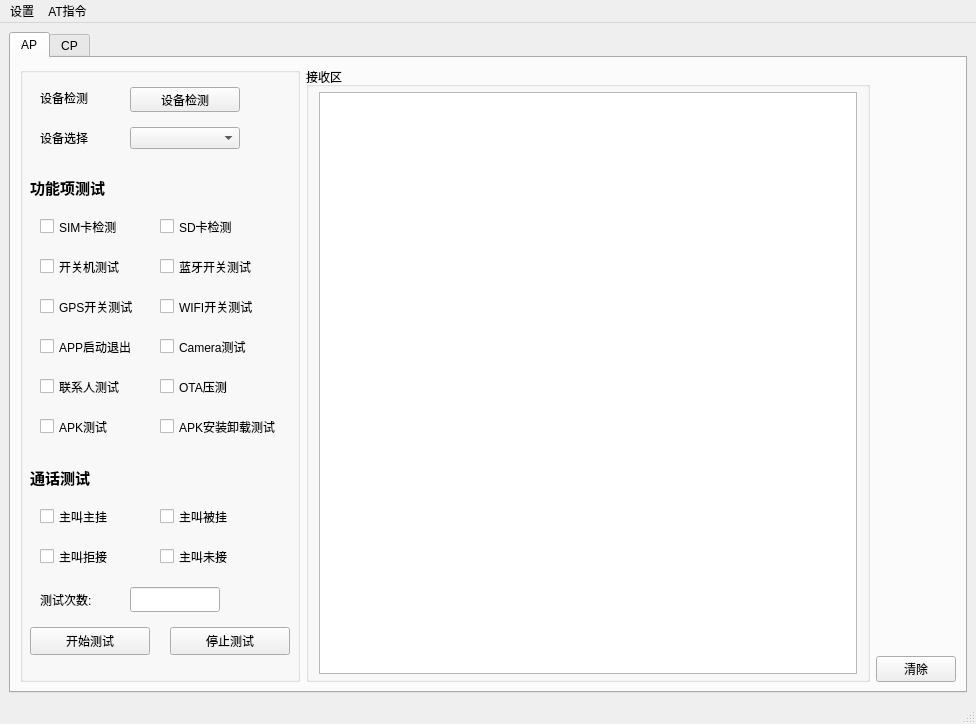
<?xml version="1.0" encoding="UTF-8"?>
<ui version="4.0">
 <class>MainWindow</class>
 <widget class="QMainWindow" name="MainWindow">
  <property name="geometry">
   <rect>
    <x>0</x>
    <y>0</y>
    <width>976</width>
    <height>724</height>
   </rect>
  </property>
  <property name="windowTitle">
   <string>MainWindow</string>
  </property>
  <widget class="QWidget" name="centralwidget">
   <layout class="QHBoxLayout" name="horizontalLayout">
    <item>
     <widget class="QTabWidget" name="tabWidget">
      <property name="sizePolicy">
       <sizepolicy hsizetype="Expanding" vsizetype="Expanding">
        <horstretch>0</horstretch>
        <verstretch>2</verstretch>
       </sizepolicy>
      </property>
      <property name="minimumSize">
       <size>
        <width>200</width>
        <height>0</height>
       </size>
      </property>
      <property name="currentIndex">
       <number>0</number>
      </property>
      <widget class="QWidget" name="AP_2">
       <attribute name="title">
        <string>AP</string>
       </attribute>
       <layout class="QHBoxLayout" name="horizontalLayout_5">
        <item>
         <widget class="QGroupBox" name="GroupBox_AP_test">
          <property name="sizePolicy">
           <sizepolicy hsizetype="Preferred" vsizetype="Expanding">
            <horstretch>0</horstretch>
            <verstretch>0</verstretch>
           </sizepolicy>
          </property>
          <property name="minimumSize">
           <size>
            <width>280</width>
            <height>0</height>
           </size>
          </property>
          <property name="maximumSize">
           <size>
            <width>16777215</width>
            <height>16777215</height>
           </size>
          </property>
          <property name="title">
           <string/>
          </property>
          <widget class="QLabel" name="Label_dev_check">
           <property name="geometry">
            <rect>
             <x>20</x>
             <y>10</y>
             <width>61</width>
             <height>41</height>
            </rect>
           </property>
           <property name="sizePolicy">
            <sizepolicy hsizetype="Expanding" vsizetype="Expanding">
             <horstretch>0</horstretch>
             <verstretch>0</verstretch>
            </sizepolicy>
           </property>
           <property name="font">
            <font>
             <family>Agency FB</family>
             <pointsize>9</pointsize>
            </font>
           </property>
           <property name="text">
            <string>设备检测</string>
           </property>
          </widget>
          <widget class="QPushButton" name="Btn_dev_check">
           <property name="geometry">
            <rect>
             <x>110</x>
             <y>20</y>
             <width>110</width>
             <height>25</height>
            </rect>
           </property>
           <property name="sizePolicy">
            <sizepolicy hsizetype="Expanding" vsizetype="Expanding">
             <horstretch>0</horstretch>
             <verstretch>0</verstretch>
            </sizepolicy>
           </property>
           <property name="text">
            <string>设备检测</string>
           </property>
          </widget>
          <widget class="QComboBox" name="ComboBox_dev_select">
           <property name="geometry">
            <rect>
             <x>110</x>
             <y>60</y>
             <width>110</width>
             <height>22</height>
            </rect>
           </property>
           <property name="sizePolicy">
            <sizepolicy hsizetype="Expanding" vsizetype="Expanding">
             <horstretch>0</horstretch>
             <verstretch>0</verstretch>
            </sizepolicy>
           </property>
          </widget>
          <widget class="QCheckBox" name="CheckBox_SIM_test">
           <property name="geometry">
            <rect>
             <x>20</x>
             <y>150</y>
             <width>91</width>
             <height>19</height>
            </rect>
           </property>
           <property name="statusTip">
            <string>检测SIM卡状态</string>
           </property>
           <property name="text">
            <string>SIM卡检测</string>
           </property>
          </widget>
          <widget class="QCheckBox" name="CheckBox_reboot_test">
           <property name="geometry">
            <rect>
             <x>20</x>
             <y>190</y>
             <width>101</width>
             <height>19</height>
            </rect>
           </property>
           <property name="statusTip">
            <string>开关机重启</string>
           </property>
           <property name="text">
            <string>开关机测试</string>
           </property>
          </widget>
          <widget class="QLabel" name="Label_dev_select">
           <property name="geometry">
            <rect>
             <x>20</x>
             <y>50</y>
             <width>61</width>
             <height>41</height>
            </rect>
           </property>
           <property name="sizePolicy">
            <sizepolicy hsizetype="Expanding" vsizetype="Expanding">
             <horstretch>0</horstretch>
             <verstretch>0</verstretch>
            </sizepolicy>
           </property>
           <property name="font">
            <font>
             <family>Agency FB</family>
             <pointsize>9</pointsize>
            </font>
           </property>
           <property name="text">
            <string>设备选择</string>
           </property>
          </widget>
          <widget class="QCheckBox" name="CheckBox_SDcard_test">
           <property name="geometry">
            <rect>
             <x>140</x>
             <y>150</y>
             <width>91</width>
             <height>19</height>
            </rect>
           </property>
           <property name="statusTip">
            <string>检测SD卡状态</string>
           </property>
           <property name="text">
            <string>SD卡检测</string>
           </property>
          </widget>
          <widget class="QCheckBox" name="CheckBox_BT_test">
           <property name="geometry">
            <rect>
             <x>140</x>
             <y>190</y>
             <width>121</width>
             <height>19</height>
            </rect>
           </property>
           <property name="text">
            <string>蓝牙开关测试</string>
           </property>
          </widget>
          <widget class="QCheckBox" name="CheckBox_GPS_test">
           <property name="geometry">
            <rect>
             <x>20</x>
             <y>230</y>
             <width>111</width>
             <height>19</height>
            </rect>
           </property>
           <property name="text">
            <string>GPS开关测试</string>
           </property>
          </widget>
          <widget class="QCheckBox" name="CheckBox_AP_caller_hang_up_test">
           <property name="geometry">
            <rect>
             <x>20</x>
             <y>440</y>
             <width>91</width>
             <height>19</height>
            </rect>
           </property>
           <property name="statusTip">
            <string>主叫对端，接通后，主动挂断</string>
           </property>
           <property name="text">
            <string>主叫主挂</string>
           </property>
          </widget>
          <widget class="QCheckBox" name="CheckBox_AP_caller_was_hang_up_test">
           <property name="geometry">
            <rect>
             <x>140</x>
             <y>440</y>
             <width>91</width>
             <height>19</height>
            </rect>
           </property>
           <property name="statusTip">
            <string>主叫对端，接通后，对端挂断</string>
           </property>
           <property name="text">
            <string>主叫被挂</string>
           </property>
          </widget>
          <widget class="QCheckBox" name="CheckBox_AP_caller_was_refused_test">
           <property name="geometry">
            <rect>
             <x>20</x>
             <y>480</y>
             <width>91</width>
             <height>19</height>
            </rect>
           </property>
           <property name="statusTip">
            <string>主叫对端，对端拒接</string>
           </property>
           <property name="text">
            <string>主叫拒接</string>
           </property>
          </widget>
          <widget class="QCheckBox" name="CheckBox_AP_no_answer_test">
           <property name="geometry">
            <rect>
             <x>140</x>
             <y>480</y>
             <width>91</width>
             <height>19</height>
            </rect>
           </property>
           <property name="statusTip">
            <string>主叫对端，对端未接听，直至超时挂断</string>
           </property>
           <property name="text">
            <string>主叫未接</string>
           </property>
          </widget>
          <widget class="QPushButton" name="Btn_AP_runTest">
           <property name="enabled">
            <bool>true</bool>
           </property>
           <property name="geometry">
            <rect>
             <x>10</x>
             <y>560</y>
             <width>120</width>
             <height>28</height>
            </rect>
           </property>
           <property name="sizePolicy">
            <sizepolicy hsizetype="Fixed" vsizetype="Fixed">
             <horstretch>0</horstretch>
             <verstretch>0</verstretch>
            </sizepolicy>
           </property>
           <property name="minimumSize">
            <size>
             <width>0</width>
             <height>0</height>
            </size>
           </property>
           <property name="maximumSize">
            <size>
             <width>150</width>
             <height>16777215</height>
            </size>
           </property>
           <property name="statusTip">
            <string>测试项：{}   测试次数：{}</string>
           </property>
           <property name="layoutDirection">
            <enum>Qt::LeftToRight</enum>
           </property>
           <property name="text">
            <string>开始测试</string>
           </property>
           <property name="setAlignment" stdset="0">
            <string>Qt.AlignCenter</string>
           </property>
          </widget>
          <widget class="QPushButton" name="Btn_AP_stopTest">
           <property name="geometry">
            <rect>
             <x>150</x>
             <y>560</y>
             <width>120</width>
             <height>28</height>
            </rect>
           </property>
           <property name="statusTip">
            <string>当前测试完成后结束测试</string>
           </property>
           <property name="text">
            <string>停止测试</string>
           </property>
          </widget>
          <widget class="QLabel" name="Label_call_test_title">
           <property name="geometry">
            <rect>
             <x>10</x>
             <y>400</y>
             <width>81</width>
             <height>21</height>
            </rect>
           </property>
           <property name="font">
            <font>
             <family>微软雅黑</family>
             <pointsize>11</pointsize>
             <weight>75</weight>
             <bold>true</bold>
            </font>
           </property>
           <property name="text">
            <string>通话测试</string>
           </property>
          </widget>
          <widget class="QLabel" name="Label_AP_test_times">
           <property name="geometry">
            <rect>
             <x>20</x>
             <y>520</y>
             <width>72</width>
             <height>25</height>
            </rect>
           </property>
           <property name="text">
            <string>测试次数:</string>
           </property>
          </widget>
          <widget class="QLineEdit" name="LineEdit_AP_test_times">
           <property name="geometry">
            <rect>
             <x>110</x>
             <y>520</y>
             <width>90</width>
             <height>25</height>
            </rect>
           </property>
          </widget>
          <widget class="QLabel" name="Label_func_test_title">
           <property name="geometry">
            <rect>
             <x>10</x>
             <y>110</y>
             <width>101</width>
             <height>21</height>
            </rect>
           </property>
           <property name="font">
            <font>
             <family>微软雅黑</family>
             <pointsize>11</pointsize>
             <weight>75</weight>
             <bold>true</bold>
            </font>
           </property>
           <property name="text">
            <string>功能项测试</string>
           </property>
          </widget>
          <widget class="QCheckBox" name="CheckBox_WIFI_test">
           <property name="geometry">
            <rect>
             <x>140</x>
             <y>230</y>
             <width>121</width>
             <height>19</height>
            </rect>
           </property>
           <property name="text">
            <string>WIFI开关测试</string>
           </property>
          </widget>
          <widget class="QCheckBox" name="CheckBox_APP_startexit_test">
           <property name="geometry">
            <rect>
             <x>20</x>
             <y>270</y>
             <width>111</width>
             <height>19</height>
            </rect>
           </property>
           <property name="text">
            <string>APP启动退出</string>
           </property>
          </widget>
          <widget class="QCheckBox" name="CheckBox_Camera_test">
           <property name="geometry">
            <rect>
             <x>140</x>
             <y>270</y>
             <width>111</width>
             <height>19</height>
            </rect>
           </property>
           <property name="text">
            <string>Camera测试</string>
           </property>
          </widget>
          <widget class="QCheckBox" name="CheckBox_Contact_test">
           <property name="geometry">
            <rect>
             <x>20</x>
             <y>310</y>
             <width>111</width>
             <height>19</height>
            </rect>
           </property>
           <property name="text">
            <string>联系人测试</string>
           </property>
          </widget>
          <widget class="QCheckBox" name="CheckBox_OTA_test">
           <property name="geometry">
            <rect>
             <x>140</x>
             <y>310</y>
             <width>111</width>
             <height>19</height>
            </rect>
           </property>
           <property name="text">
            <string>OTA压测</string>
           </property>
          </widget>
          <widget class="QCheckBox" name="CheckBox_APKoper_test">
           <property name="geometry">
            <rect>
             <x>20</x>
             <y>350</y>
             <width>111</width>
             <height>19</height>
            </rect>
           </property>
           <property name="text">
            <string>APK测试</string>
           </property>
          </widget>
          <widget class="QCheckBox" name="CheckBox_APK_install_test">
           <property name="geometry">
            <rect>
             <x>140</x>
             <y>350</y>
             <width>141</width>
             <height>19</height>
            </rect>
           </property>
           <property name="text">
            <string>APK安装卸载测试</string>
           </property>
          </widget>
         </widget>
        </item>
        <item>
         <layout class="QVBoxLayout" name="AP_verLayout_recv">
          <property name="sizeConstraint">
           <enum>QLayout::SetDefaultConstraint</enum>
          </property>
          <property name="leftMargin">
           <number>0</number>
          </property>
          <property name="topMargin">
           <number>0</number>
          </property>
          <property name="rightMargin">
           <number>0</number>
          </property>
          <property name="bottomMargin">
           <number>0</number>
          </property>
          <item>
           <widget class="QGroupBox" name="GroupBox_AP_recv">
            <property name="sizePolicy">
             <sizepolicy hsizetype="Expanding" vsizetype="Expanding">
              <horstretch>0</horstretch>
              <verstretch>3</verstretch>
             </sizepolicy>
            </property>
            <property name="minimumSize">
             <size>
              <width>300</width>
              <height>0</height>
             </size>
            </property>
            <property name="title">
             <string>接收区</string>
            </property>
            <layout class="QVBoxLayout" name="verticalLayout_5" stretch="0">
             <property name="leftMargin">
              <number>10</number>
             </property>
             <property name="topMargin">
              <number>5</number>
             </property>
             <property name="rightMargin">
              <number>10</number>
             </property>
             <property name="bottomMargin">
              <number>5</number>
             </property>
             <item>
              <widget class="QTextBrowser" name="TextBrowser_AP_recv">
               <property name="minimumSize">
                <size>
                 <width>300</width>
                 <height>0</height>
                </size>
               </property>
               <property name="cursor" stdset="0">
                <cursorShape>ArrowCursor</cursorShape>
               </property>
               <property name="layoutDirection">
                <enum>Qt::RightToLeft</enum>
               </property>
               <property name="align" stdset="0">
                <string>center</string>
               </property>
              </widget>
             </item>
            </layout>
           </widget>
          </item>
         </layout>
        </item>
        <item>
         <layout class="QVBoxLayout" name="AP_verLayout_right_2">
          <item>
           <spacer name="AP_verticalSpacer">
            <property name="orientation">
             <enum>Qt::Vertical</enum>
            </property>
            <property name="sizeType">
             <enum>QSizePolicy::Preferred</enum>
            </property>
            <property name="sizeHint" stdset="0">
             <size>
              <width>0</width>
              <height>800</height>
             </size>
            </property>
           </spacer>
          </item>
          <item>
           <widget class="QPushButton" name="Btn_AP_clearBrowser">
            <property name="sizePolicy">
             <sizepolicy hsizetype="Minimum" vsizetype="Fixed">
              <horstretch>0</horstretch>
              <verstretch>5</verstretch>
             </sizepolicy>
            </property>
            <property name="statusTip">
             <string>清除接收区内容</string>
            </property>
            <property name="text">
             <string>清除</string>
            </property>
           </widget>
          </item>
         </layout>
        </item>
       </layout>
      </widget>
      <widget class="QWidget" name="CP_2">
       <attribute name="title">
        <string>CP</string>
       </attribute>
       <layout class="QHBoxLayout" name="horizontalLayout_3">
        <item>
         <widget class="QGroupBox" name="GroupBox_CP_test">
          <property name="sizePolicy">
           <sizepolicy hsizetype="Expanding" vsizetype="Expanding">
            <horstretch>1</horstretch>
            <verstretch>2</verstretch>
           </sizepolicy>
          </property>
          <property name="minimumSize">
           <size>
            <width>240</width>
            <height>0</height>
           </size>
          </property>
          <property name="maximumSize">
           <size>
            <width>180</width>
            <height>16777215</height>
           </size>
          </property>
          <property name="title">
           <string>串口状态</string>
          </property>
          <widget class="QPushButton" name="Btn_at_exec">
           <property name="geometry">
            <rect>
             <x>40</x>
             <y>220</y>
             <width>140</width>
             <height>25</height>
            </rect>
           </property>
           <property name="sizePolicy">
            <sizepolicy hsizetype="Expanding" vsizetype="Expanding">
             <horstretch>0</horstretch>
             <verstretch>0</verstretch>
            </sizepolicy>
           </property>
           <property name="text">
            <string>执行</string>
           </property>
          </widget>
          <widget class="QLabel" name="Label_port_check">
           <property name="geometry">
            <rect>
             <x>20</x>
             <y>10</y>
             <width>61</width>
             <height>41</height>
            </rect>
           </property>
           <property name="sizePolicy">
            <sizepolicy hsizetype="Expanding" vsizetype="Expanding">
             <horstretch>0</horstretch>
             <verstretch>0</verstretch>
            </sizepolicy>
           </property>
           <property name="font">
            <font>
             <family>Agency FB</family>
             <pointsize>9</pointsize>
            </font>
           </property>
           <property name="text">
            <string>串口检测</string>
           </property>
          </widget>
          <widget class="QPushButton" name="Btn_port_close">
           <property name="geometry">
            <rect>
             <x>120</x>
             <y>140</y>
             <width>90</width>
             <height>25</height>
            </rect>
           </property>
           <property name="sizePolicy">
            <sizepolicy hsizetype="Expanding" vsizetype="Expanding">
             <horstretch>0</horstretch>
             <verstretch>0</verstretch>
            </sizepolicy>
           </property>
           <property name="text">
            <string>关闭串口</string>
           </property>
          </widget>
          <widget class="QLabel" name="Label_port_select">
           <property name="geometry">
            <rect>
             <x>20</x>
             <y>50</y>
             <width>61</width>
             <height>41</height>
            </rect>
           </property>
           <property name="sizePolicy">
            <sizepolicy hsizetype="Expanding" vsizetype="Expanding">
             <horstretch>0</horstretch>
             <verstretch>0</verstretch>
            </sizepolicy>
           </property>
           <property name="font">
            <font>
             <family>Agency FB</family>
             <pointsize>9</pointsize>
            </font>
           </property>
           <property name="text">
            <string>串口选择</string>
           </property>
          </widget>
          <widget class="QPushButton" name="Btn_port_open">
           <property name="geometry">
            <rect>
             <x>20</x>
             <y>140</y>
             <width>90</width>
             <height>25</height>
            </rect>
           </property>
           <property name="sizePolicy">
            <sizepolicy hsizetype="Expanding" vsizetype="Expanding">
             <horstretch>0</horstretch>
             <verstretch>0</verstretch>
            </sizepolicy>
           </property>
           <property name="text">
            <string>打开串口</string>
           </property>
          </widget>
          <widget class="QComboBox" name="ComboBox_port_select">
           <property name="geometry">
            <rect>
             <x>110</x>
             <y>60</y>
             <width>90</width>
             <height>25</height>
            </rect>
           </property>
           <property name="sizePolicy">
            <sizepolicy hsizetype="Expanding" vsizetype="Expanding">
             <horstretch>0</horstretch>
             <verstretch>0</verstretch>
            </sizepolicy>
           </property>
           <property name="statusTip">
            <string>显示当前选择的串口</string>
           </property>
          </widget>
          <widget class="QPushButton" name="Btn_port_check">
           <property name="geometry">
            <rect>
             <x>110</x>
             <y>20</y>
             <width>90</width>
             <height>25</height>
            </rect>
           </property>
           <property name="sizePolicy">
            <sizepolicy hsizetype="Expanding" vsizetype="Expanding">
             <horstretch>0</horstretch>
             <verstretch>0</verstretch>
            </sizepolicy>
           </property>
           <property name="statusTip">
            <string>检测当前连接PC的串口</string>
           </property>
           <property name="text">
            <string>检测串口</string>
           </property>
          </widget>
          <widget class="QLabel" name="Label_baudrate">
           <property name="geometry">
            <rect>
             <x>20</x>
             <y>90</y>
             <width>61</width>
             <height>41</height>
            </rect>
           </property>
           <property name="sizePolicy">
            <sizepolicy hsizetype="Expanding" vsizetype="Expanding">
             <horstretch>0</horstretch>
             <verstretch>0</verstretch>
            </sizepolicy>
           </property>
           <property name="font">
            <font>
             <family>Agency FB</family>
             <pointsize>9</pointsize>
            </font>
           </property>
           <property name="text">
            <string>波特率</string>
           </property>
          </widget>
          <widget class="QComboBox" name="ComboBox_baudrate">
           <property name="geometry">
            <rect>
             <x>110</x>
             <y>100</y>
             <width>90</width>
             <height>25</height>
            </rect>
           </property>
           <property name="sizePolicy">
            <sizepolicy hsizetype="Expanding" vsizetype="Expanding">
             <horstretch>0</horstretch>
             <verstretch>0</verstretch>
            </sizepolicy>
           </property>
           <property name="statusTip">
            <string>显示当前选择的波特率</string>
           </property>
           <item>
            <property name="text">
             <string>115200</string>
            </property>
           </item>
           <item>
            <property name="text">
             <string>1200</string>
            </property>
           </item>
           <item>
            <property name="text">
             <string>2400</string>
            </property>
           </item>
           <item>
            <property name="text">
             <string>4800</string>
            </property>
           </item>
           <item>
            <property name="text">
             <string>9600</string>
            </property>
           </item>
           <item>
            <property name="text">
             <string>14400</string>
            </property>
           </item>
           <item>
            <property name="text">
             <string>19200</string>
            </property>
           </item>
           <item>
            <property name="text">
             <string>38400</string>
            </property>
           </item>
           <item>
            <property name="text">
             <string>56000</string>
            </property>
           </item>
           <item>
            <property name="text">
             <string>57600</string>
            </property>
           </item>
           <item>
            <property name="text">
             <string>128000</string>
            </property>
           </item>
           <item>
            <property name="text">
             <string>256000</string>
            </property>
           </item>
          </widget>
          <widget class="QLabel" name="Label_at_select">
           <property name="geometry">
            <rect>
             <x>20</x>
             <y>180</y>
             <width>54</width>
             <height>21</height>
            </rect>
           </property>
           <property name="sizePolicy">
            <sizepolicy hsizetype="Preferred" vsizetype="Expanding">
             <horstretch>0</horstretch>
             <verstretch>0</verstretch>
            </sizepolicy>
           </property>
           <property name="text">
            <string>AT指令</string>
           </property>
          </widget>
          <widget class="QComboBox" name="ComboBox_at_select">
           <property name="geometry">
            <rect>
             <x>80</x>
             <y>180</y>
             <width>120</width>
             <height>25</height>
            </rect>
           </property>
           <property name="sizePolicy">
            <sizepolicy hsizetype="Expanding" vsizetype="Expanding">
             <horstretch>0</horstretch>
             <verstretch>0</verstretch>
            </sizepolicy>
           </property>
           <property name="statusTip">
            <string>显示当前准备发送的AT指令</string>
           </property>
          </widget>
          <widget class="QPushButton" name="Btn_CP_runTest">
           <property name="geometry">
            <rect>
             <x>10</x>
             <y>530</y>
             <width>100</width>
             <height>25</height>
            </rect>
           </property>
           <property name="statusTip">
            <string>测试项：{}   测试次数：{}</string>
           </property>
           <property name="text">
            <string>开始</string>
           </property>
          </widget>
          <widget class="QPushButton" name="Btn_CP_stopTest">
           <property name="geometry">
            <rect>
             <x>130</x>
             <y>530</y>
             <width>100</width>
             <height>25</height>
            </rect>
           </property>
           <property name="statusTip">
            <string>当前测试完成后结束测试</string>
           </property>
           <property name="text">
            <string>停止</string>
           </property>
          </widget>
          <widget class="QRadioButton" name="CheckBox_CP_caller_hang_up_test">
           <property name="geometry">
            <rect>
             <x>20</x>
             <y>320</y>
             <width>219</width>
             <height>19</height>
            </rect>
           </property>
           <property name="statusTip">
            <string>主叫对端，接通后，主动挂断</string>
           </property>
           <property name="text">
            <string>主叫主挂</string>
           </property>
          </widget>
          <widget class="QRadioButton" name="CheckBox_CP_caller_was_hang_up_test">
           <property name="geometry">
            <rect>
             <x>20</x>
             <y>360</y>
             <width>219</width>
             <height>19</height>
            </rect>
           </property>
           <property name="statusTip">
            <string>主叫对端，接通后，对端挂断</string>
           </property>
           <property name="text">
            <string>主叫被挂</string>
           </property>
          </widget>
          <widget class="QRadioButton" name="CheckBox_CP_no_answer_test">
           <property name="geometry">
            <rect>
             <x>20</x>
             <y>440</y>
             <width>219</width>
             <height>19</height>
            </rect>
           </property>
           <property name="statusTip">
            <string>主叫对端，对端未接听，直至超时挂断</string>
           </property>
           <property name="text">
            <string>主叫未接</string>
           </property>
          </widget>
          <widget class="QRadioButton" name="CheckBox_CP_caller_was_refused_test">
           <property name="geometry">
            <rect>
             <x>20</x>
             <y>400</y>
             <width>219</width>
             <height>19</height>
            </rect>
           </property>
           <property name="statusTip">
            <string>主叫对端，对端拒接</string>
           </property>
           <property name="text">
            <string>主叫拒接</string>
           </property>
          </widget>
          <widget class="QLabel" name="Label_CP_test_times">
           <property name="geometry">
            <rect>
             <x>20</x>
             <y>480</y>
             <width>60</width>
             <height>25</height>
            </rect>
           </property>
           <property name="text">
            <string>测试次数</string>
           </property>
          </widget>
          <widget class="QLineEdit" name="LineEdit_CP_test_times">
           <property name="geometry">
            <rect>
             <x>100</x>
             <y>480</y>
             <width>90</width>
             <height>25</height>
            </rect>
           </property>
          </widget>
          <widget class="QLabel" name="Label_CP_calling_test_title">
           <property name="geometry">
            <rect>
             <x>10</x>
             <y>280</y>
             <width>72</width>
             <height>21</height>
            </rect>
           </property>
           <property name="font">
            <font>
             <family>微软雅黑</family>
             <pointsize>11</pointsize>
             <weight>75</weight>
             <bold>true</bold>
            </font>
           </property>
           <property name="text">
            <string>通话测试</string>
           </property>
          </widget>
         </widget>
        </item>
        <item>
         <layout class="QVBoxLayout" name="verticalLayout_CP_recv">
          <item>
           <widget class="QGroupBox" name="GroupBox_CP_recv">
            <property name="sizePolicy">
             <sizepolicy hsizetype="Expanding" vsizetype="Expanding">
              <horstretch>9</horstretch>
              <verstretch>6</verstretch>
             </sizepolicy>
            </property>
            <property name="title">
             <string>接收区</string>
            </property>
            <layout class="QVBoxLayout" name="verticalLayout_8">
             <property name="topMargin">
              <number>5</number>
             </property>
             <property name="bottomMargin">
              <number>5</number>
             </property>
             <item>
              <widget class="QTextBrowser" name="TextBrowser_CP_recv"/>
             </item>
            </layout>
           </widget>
          </item>
          <item>
           <widget class="QGroupBox" name="GroupBox_CP_send">
            <property name="sizePolicy">
             <sizepolicy hsizetype="Expanding" vsizetype="Expanding">
              <horstretch>0</horstretch>
              <verstretch>2</verstretch>
             </sizepolicy>
            </property>
            <property name="title">
             <string>发送区</string>
            </property>
            <layout class="QGridLayout" name="gridLayout">
             <item row="0" column="0">
              <widget class="QTextEdit" name="TextBrowser_CP_send">
               <property name="sizePolicy">
                <sizepolicy hsizetype="Expanding" vsizetype="Expanding">
                 <horstretch>0</horstretch>
                 <verstretch>0</verstretch>
                </sizepolicy>
               </property>
              </widget>
             </item>
            </layout>
           </widget>
          </item>
         </layout>
        </item>
        <item>
         <layout class="QVBoxLayout" name="CP_verLayout_right_2">
          <item>
           <spacer name="CP_verticalSpacer_3">
            <property name="orientation">
             <enum>Qt::Vertical</enum>
            </property>
            <property name="sizeType">
             <enum>QSizePolicy::Preferred</enum>
            </property>
            <property name="sizeHint" stdset="0">
             <size>
              <width>0</width>
              <height>400</height>
             </size>
            </property>
           </spacer>
          </item>
          <item>
           <widget class="QPushButton" name="Btn_CP_recvBroswer_clear">
            <property name="sizePolicy">
             <sizepolicy hsizetype="Fixed" vsizetype="Fixed">
              <horstretch>0</horstretch>
              <verstretch>5</verstretch>
             </sizepolicy>
            </property>
            <property name="statusTip">
             <string>清除接收区内容</string>
            </property>
            <property name="text">
             <string>清除</string>
            </property>
           </widget>
          </item>
          <item>
           <spacer name="CP_verticalSpacer_4">
            <property name="orientation">
             <enum>Qt::Vertical</enum>
            </property>
            <property name="sizeHint" stdset="0">
             <size>
              <width>20</width>
              <height>30</height>
             </size>
            </property>
           </spacer>
          </item>
          <item>
           <widget class="QPushButton" name="Btn_CP_send">
            <property name="sizePolicy">
             <sizepolicy hsizetype="Fixed" vsizetype="Fixed">
              <horstretch>0</horstretch>
              <verstretch>5</verstretch>
             </sizepolicy>
            </property>
            <property name="statusTip">
             <string>发送AT指令</string>
            </property>
            <property name="text">
             <string>发送</string>
            </property>
            <property name="shortcut">
             <string>Return</string>
            </property>
           </widget>
          </item>
          <item>
           <widget class="QPushButton" name="Btn_CP_clear_sendEdit">
            <property name="sizePolicy">
             <sizepolicy hsizetype="Minimum" vsizetype="Fixed">
              <horstretch>0</horstretch>
              <verstretch>5</verstretch>
             </sizepolicy>
            </property>
            <property name="statusTip">
             <string>清除发送区内容</string>
            </property>
            <property name="text">
             <string>清除</string>
            </property>
           </widget>
          </item>
         </layout>
        </item>
       </layout>
      </widget>
     </widget>
    </item>
   </layout>
  </widget>
  <widget class="QMenuBar" name="menubar">
   <property name="geometry">
    <rect>
     <x>0</x>
     <y>0</y>
     <width>976</width>
     <height>26</height>
    </rect>
   </property>
   <widget class="QMenu" name="Menu_ATmgr">
    <property name="title">
     <string>设置</string>
    </property>
   </widget>
   <widget class="QMenu" name="Menu_Settings">
    <property name="title">
     <string>AT指令</string>
    </property>
   </widget>
   <addaction name="Menu_ATmgr"/>
   <addaction name="Menu_Settings"/>
  </widget>
  <widget class="QStatusBar" name="statusbar"/>
 </widget>
 <resources/>
 <connections>
  <connection>
   <sender>Btn_dev_check</sender>
   <signal>clicked()</signal>
   <receiver>ComboBox_dev_select</receiver>
   <slot>update()</slot>
   <hints>
    <hint type="sourcelabel">
     <x>158</x>
     <y>104</y>
    </hint>
    <hint type="destinationlabel">
     <x>158</x>
     <y>142</y>
    </hint>
   </hints>
  </connection>
 </connections>
</ui>
